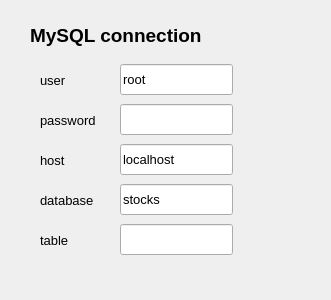
<?xml version="1.0" encoding="UTF-8"?>
<ui version="4.0">
 <class>Form</class>
 <widget class="QWidget" name="Form">
  <property name="geometry">
   <rect>
    <x>0</x>
    <y>0</y>
    <width>331</width>
    <height>300</height>
   </rect>
  </property>
  <property name="windowTitle">
   <string>Form</string>
  </property>
  <widget class="QLabel" name="label_5">
   <property name="geometry">
    <rect>
     <x>30</x>
     <y>20</y>
     <width>231</width>
     <height>31</height>
    </rect>
   </property>
   <property name="font">
    <font>
     <pointsize>14</pointsize>
     <weight>75</weight>
     <bold>true</bold>
    </font>
   </property>
   <property name="text">
    <string>MySQL connection</string>
   </property>
  </widget>
  <widget class="QLineEdit" name="pswSQL">
   <property name="geometry">
    <rect>
     <x>120</x>
     <y>104</y>
     <width>113</width>
     <height>31</height>
    </rect>
   </property>
   <property name="font">
    <font>
     <pointsize>10</pointsize>
    </font>
   </property>
  </widget>
  <widget class="QLineEdit" name="dbSQL">
   <property name="geometry">
    <rect>
     <x>120</x>
     <y>184</y>
     <width>113</width>
     <height>31</height>
    </rect>
   </property>
   <property name="font">
    <font>
     <pointsize>10</pointsize>
    </font>
   </property>
   <property name="text">
    <string>stocks</string>
   </property>
  </widget>
  <widget class="QLabel" name="label_7">
   <property name="geometry">
    <rect>
     <x>40</x>
     <y>110</y>
     <width>81</width>
     <height>20</height>
    </rect>
   </property>
   <property name="font">
    <font>
     <pointsize>10</pointsize>
    </font>
   </property>
   <property name="text">
    <string>password</string>
   </property>
  </widget>
  <widget class="QLabel" name="label_9">
   <property name="geometry">
    <rect>
     <x>40</x>
     <y>190</y>
     <width>81</width>
     <height>20</height>
    </rect>
   </property>
   <property name="font">
    <font>
     <pointsize>10</pointsize>
    </font>
   </property>
   <property name="text">
    <string>database</string>
   </property>
  </widget>
  <widget class="QLabel" name="label_8">
   <property name="geometry">
    <rect>
     <x>40</x>
     <y>150</y>
     <width>71</width>
     <height>20</height>
    </rect>
   </property>
   <property name="font">
    <font>
     <pointsize>10</pointsize>
    </font>
   </property>
   <property name="text">
    <string>host</string>
   </property>
  </widget>
  <widget class="QLineEdit" name="userSQL">
   <property name="geometry">
    <rect>
     <x>120</x>
     <y>64</y>
     <width>113</width>
     <height>31</height>
    </rect>
   </property>
   <property name="font">
    <font>
     <pointsize>10</pointsize>
    </font>
   </property>
   <property name="text">
    <string>root</string>
   </property>
  </widget>
  <widget class="QLineEdit" name="hostSQL">
   <property name="geometry">
    <rect>
     <x>120</x>
     <y>144</y>
     <width>113</width>
     <height>31</height>
    </rect>
   </property>
   <property name="font">
    <font>
     <pointsize>10</pointsize>
    </font>
   </property>
   <property name="text">
    <string>localhost</string>
   </property>
  </widget>
  <widget class="QLabel" name="label_6">
   <property name="geometry">
    <rect>
     <x>40</x>
     <y>70</y>
     <width>53</width>
     <height>20</height>
    </rect>
   </property>
   <property name="font">
    <font>
     <pointsize>10</pointsize>
    </font>
   </property>
   <property name="text">
    <string>user</string>
   </property>
  </widget>
  <widget class="QLineEdit" name="name_field">
   <property name="geometry">
    <rect>
     <x>120</x>
     <y>224</y>
     <width>113</width>
     <height>31</height>
    </rect>
   </property>
   <property name="font">
    <font>
     <pointsize>10</pointsize>
    </font>
   </property>
   <property name="text">
    <string/>
   </property>
  </widget>
  <widget class="QLabel" name="label_10">
   <property name="geometry">
    <rect>
     <x>40</x>
     <y>230</y>
     <width>81</width>
     <height>20</height>
    </rect>
   </property>
   <property name="font">
    <font>
     <pointsize>10</pointsize>
    </font>
   </property>
   <property name="text">
    <string>table</string>
   </property>
  </widget>
 </widget>
 <resources/>
 <connections/>
</ui>
